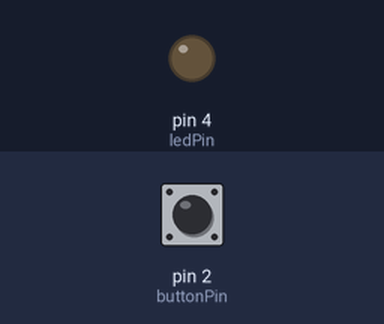
The sketch below on a simulated Arduino Uno, built with avr-gcc and run on an emulated ATmega328P. On the bench: output pins drawn as LEDs (lit = HIGH). Inputs (shaded band) come from the test bench; at power-on: pin 2 (buttonPin) LOW.

Above: at 1.2 s.
1.3 s: pin 2 (buttonPin) pulled HIGH for 0.15 s
At 2.0 s:
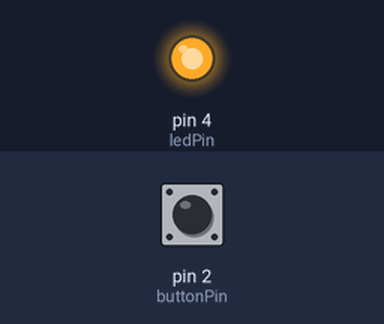
2.9 s: pin 2 (buttonPin) pulled HIGH for 1 s
At 3.2 s:
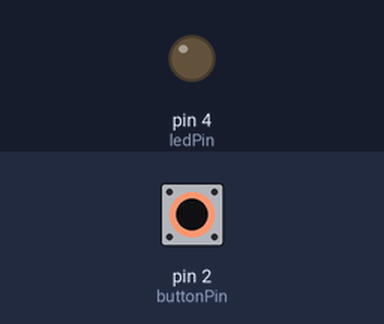
5.4 s: pin 2 (buttonPin) pulled HIGH for 3.2 s
At 6.3 s:
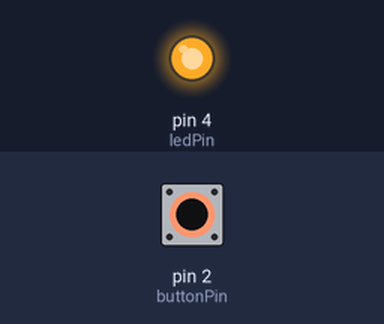
Timing chart, 0 to 8.4 s (numbered marks = the images above; inputs shaded):
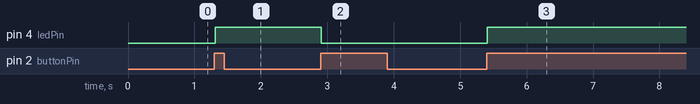

Measured:
- after the input at 1.3 s, pin 4 (ledPin): LOW → HIGH at once
- after the input at 2.9 s, pin 4 (ledPin): HIGH → LOW at once
- after the input at 5.4 s, pin 4 (ledPin): LOW → HIGH at once

The sketch:

codigo2.ino
```cpp
const int buttonPin = 2;     // the number of the pushbutton pin
const int ledPin =  4;      // the number of the LED pin

int ledState = 0; // variable for the led status 0=>led off 1=>led on


int buttonState = 0;
int lastState = 0;

const int DebounceTime = 10;

boolean anti_debounce(int pin) {

	boolean status;
	boolean lastStatus=false;
	int cont = 0;

	do {
		status = digitalRead(pin);
		if(status!=lastStatus) {
			cont = 0;
			lastStatus = status;
		} else {
			cont++;
		}
		delay(1);
	} while(cont<DebounceTime);

	return status;

}


void setup() {
  // initialize the LED pin as an output:
  pinMode(ledPin, OUTPUT);
  // initialize the pushbutton pin as an input:
  pinMode(buttonPin, INPUT);
}

void loop() {
  // read the state of the pushbutton value:
  buttonState = digitalRead(buttonPin);

  if (buttonState != lastState) {
    if(anti_debounce(buttonPin)) {
      ledState = 1 - ledState;
    }

  }

  lastState = buttonState;

  // check if the pushbutton is pressed. If it is, the buttonState is HIGH:
  if (ledState == 1) {
    // turn LED on:
    digitalWrite(ledPin, HIGH);
  } else {
    // turn LED off:
    digitalWrite(ledPin, LOW);
  }
}
```
